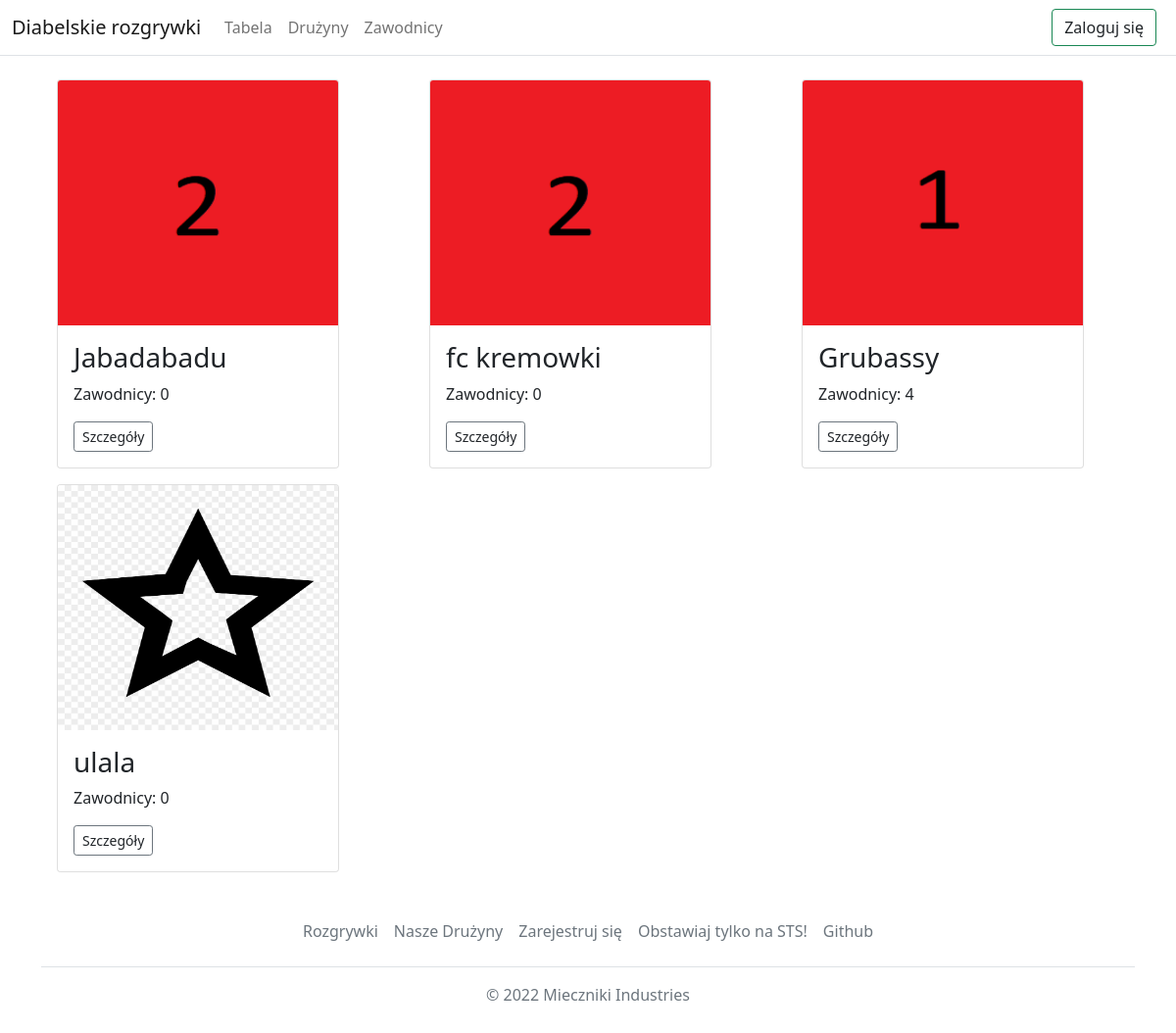
Before: /teams/ with the older database file.
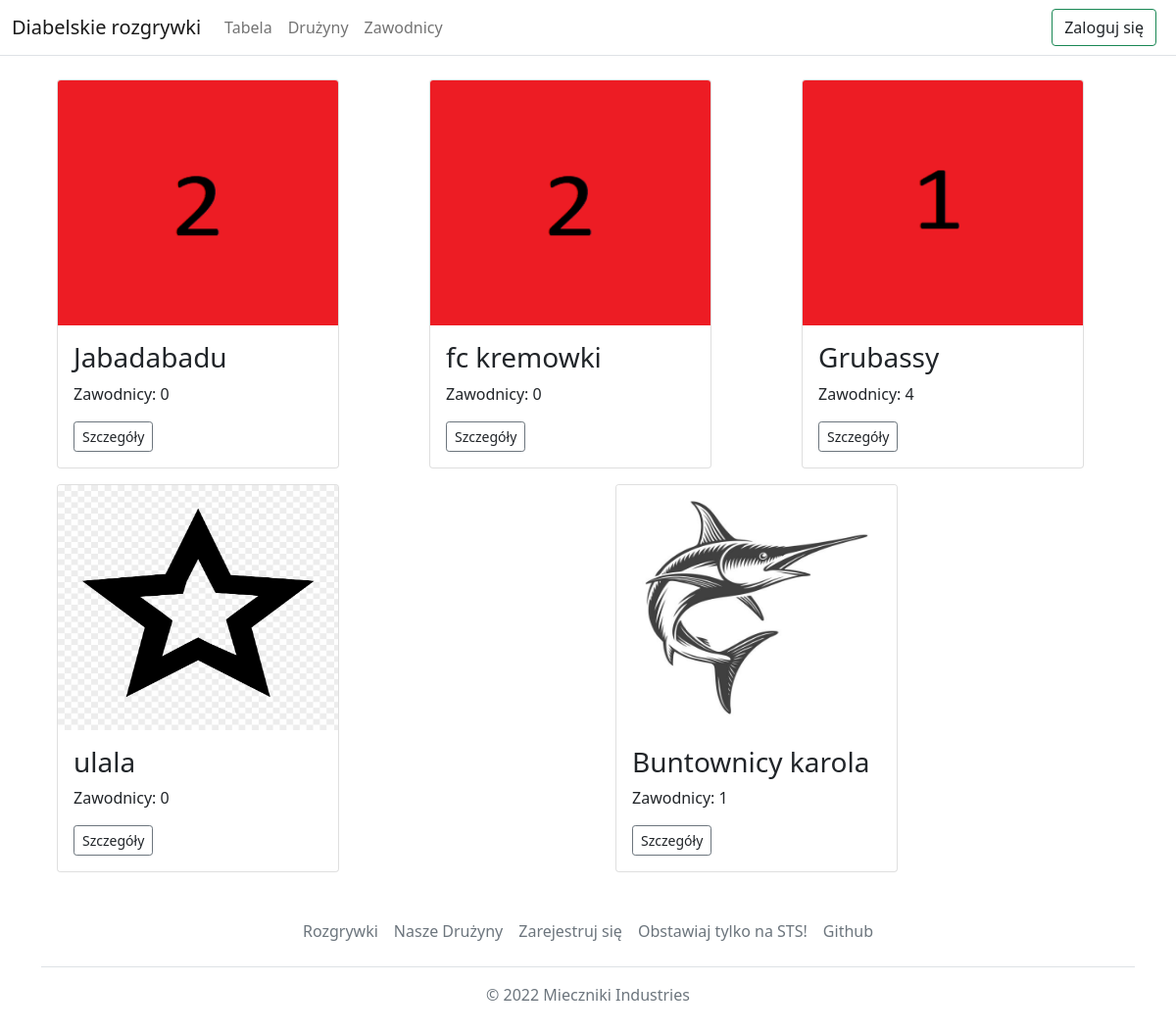
After: the same page with the newer database file.
### Football/models.py (models this page shows, shortened)
class Team(models.Model):
    name = models.CharField(max_length=30)
    slug = models.SlugField(max_length=30,unique=True)
    image = models.ImageField(upload_to='images/teams')
    def get_absolute_url(self):
        return reverse('football:team_detail',args=[self.slug])
    def get_players_cunt(self):
        return len(Player.objects.filter(team_id=self.id))

### Football/views.py (the view)
# urls.py: path('teams/',views.all_teams,name='all_teams'),
def all_teams(request):
    context = {
        'teams' : Team.objects.all()
    }
    return render(request, 'team/all_teams.html', context)

### Football/ext_methods.py (called while the page is built)
def get_teams(request):
    return {'teams' : Team.objects.all()}

### templates/team/all_teams.html (shortened to what this page needs)
{% extends 'base.html' %}
{% block content %}
<div class="album mt-2">
          <div class="row">
            {% for team in teams %}
            <div class="col">
              <div class="card ms-3 mt-3 box-shadow" style="width:18rem">
                <img class="card-img-top" src="{{ team.image.url }}" alt="{{ team.name }}" width="150px" height = "250px" >
                <div class="card-body">
                  <h3 class="card-text">{{ team.name }}</h3>
                    <p class = "card-text">Zawodnicy: {{ team.get_players_cunt }}</p>
                  <div class="d-flex justify-content-between align-items-center">
                    <div class="btn-group">
                      <button type="button" class="btn btn-sm btn-outline-secondary">
                          <a class="text-decoration-none text-dark" href="{{ team.get_absolute_url }}">Szczegóły</a>
                      </button>
                    </div>
                  </div>
                </div>
              </div>
            </div>
          {% endfor %}
          </div>
    </div>
{% endblock %}

Changed rows visible on the page:
added Team: image (picture), name "Buntownicy karola", get_players_cunt "1"
